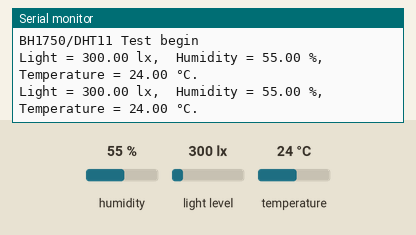
This sketch was run on a simulated Arduino Uno, built with avr-gcc and run on an emulated ATmega328P. On the bench: the last lines printed to the serial monitor. Inputs (shaded band) come from the test bench; at power-on: humidity 55 %, light level 300 lx, temperature 24 °C.

Above: at 2.8 s.
2.9 s: humidity set to 22 %
At 4.8 s:
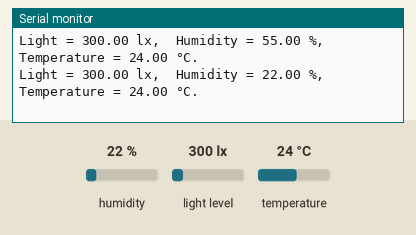
5.6 s: light level set to 40 lx
At 7.2 s:
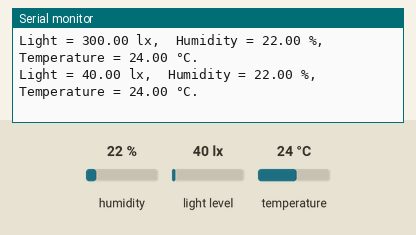
8.3 s: temperature set to 12 °C
At 10.8 s:
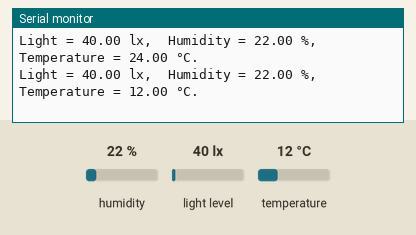
11.0 s: light level set to 500 lx
At 13.4 s:
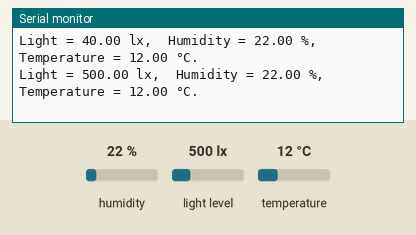
13.7 s: humidity set to 40 %
At 14.7 s:
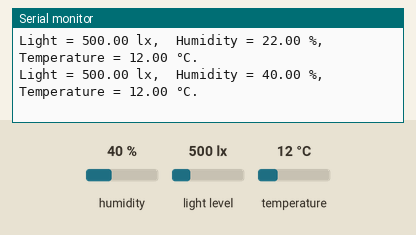
Timing chart, 0 to 16.7 s (numbered marks = the images above; inputs shaded):
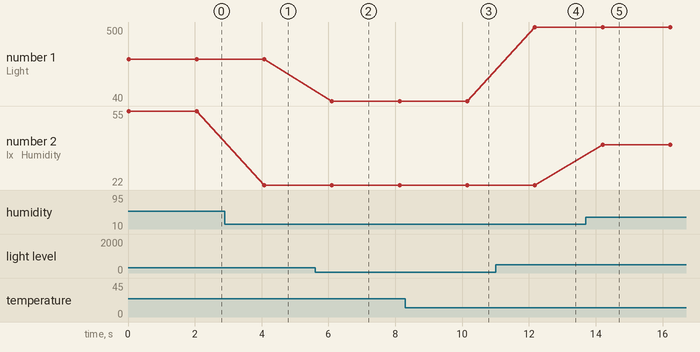

Measured:
- after the input at 2.9 s, the serial monitor: prints a new line after 1.2 s (image 1)
- after the input at 5.6 s, the serial monitor: prints a new line after 0.50 s (image 2)
- after the input at 8.3 s, the serial monitor: prints a new line after 1.9 s (image 3)
- after the input at 11.0 s, the serial monitor: prints a new line after 1.2 s (image 4)
- after the input at 13.7 s, the serial monitor: prints a new line after 0.51 s (image 5)
- plotted number 1: 300 → 40 after the input at 5.6 s, 40 → 500 after the input at 11.0 s
- plotted number 2: 55 → 22 after the input at 2.9 s, 22 → 40 after the input at 13.7 s

The sketch:

Test_BH1750_DHT11.ino
```cpp
/*
NodeMCU BH1750/DHT11 TEST
By Hengjie Yu (https://github.com/YuHengjie)
*/

#include <Wire.h>   // BH1750
#include <BH1750.h>
BH1750 lightMeter;


#include "DHT.h"
#define DHTPIN 2     // Digital pin connected to the DHT sensor (D4)
#define DHTTYPE DHT11    // Select DHT type
DHT dht(DHTPIN,DHTTYPE);


void setup(){
  Serial.begin(9600);

  dht.begin();
  Wire.begin();
  lightMeter.begin();        // lightMeter.begin(BH1750::CONTINUOUS_HIGH_RES_MODE): default mode
  Serial.print('\n');
  Serial.println(F("BH1750/DHT11 Test begin"));

}

void loop() {
  float lux = lightMeter.readLightLevel();
  float h = dht.readHumidity();
  float tc = dht.readTemperature();


  Serial.print("Light = ");
  Serial.print(lux);
  Serial.print(" lx,  ");

  Serial.print("Humidity = ");
  Serial.print(h);
  Serial.print(" %,  ");

  Serial.print("Temperature = ");
  Serial.print(tc);
  Serial.print(" °C.");

  Serial.print("\n");

  delay(2000);
}
```
